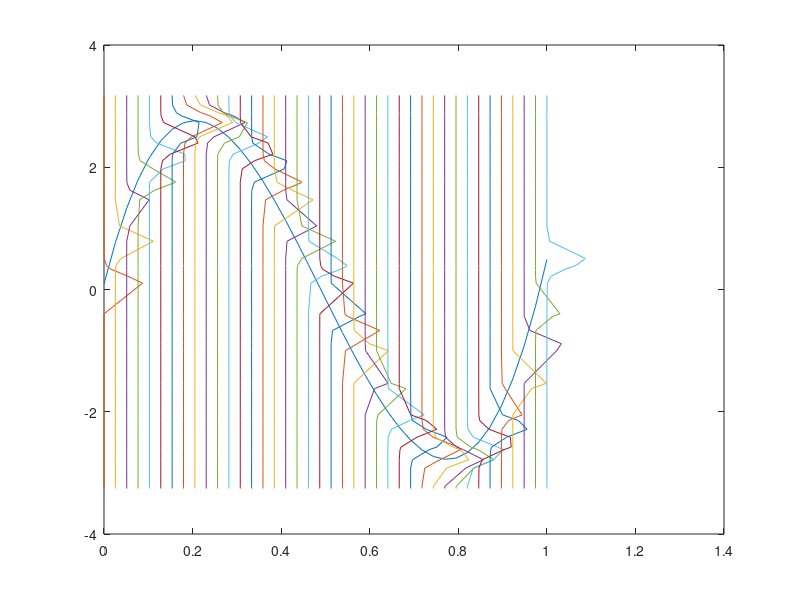

Reproduce this figure in MATLAB.
clc;
clear;
close all;

sd = 0.3;
N = 40;   %Number of data
x = linspace(0, 1, N);
xn = 3 * sin(2 * pi * x);

g = random('norm', 0, 0.3, 1, 40);   %Normal distribution
tn1 = xn + g;
tn3 = sort(tn1); %Data for plotting gaussian prediction curve for each x
y = tn1;
y_curr = zeros(1,N);
alpha = 0.01;
%Considering M=3
w0 = 0;
w1 = 0;
w2 = 0;
w3 = 0;

for i=1:1000000
    y_curr = w0 + (w1 .* x) + (w2 .* (x .^ 2)) + (w3 .* (x .^ 3));
    c = (1/N) * sum((y-y_curr) .^ 2);   %cost funtion
    %Performing Gradient Descent
    w3g = -(2/N).*sum((y-y_curr).*(x.^3));
    w2g = -(2/N).*sum((y-y_curr).*(x.^2));
    w1g = -(2/N).*sum((y-y_curr).*x);
    w0g = -(2/N).*sum(y-y_curr);
    w3 = w3-(alpha*w3g);
    w2 = w2-(alpha*w2g);
    w1 = w1-(alpha*w1g);
    w0 = w0 - (alpha*w0g);
end

y_pred = w0 + w1.*x + w2 .* (x.^2) + w3 .* (x .^ 3);  %Predicted Curve
sigma = c;  %variance
plot(x, y_pred);  %Plotting predicted curve
hold on;

for i=1:1:N
   mean=y_pred(i);
   p = sqrt(1 / (2 * pi * sigma^2)) * exp((-1)*(tn3 - mean).^2 /(2*sigma^2));    %gaussian distribution
   p = p / 35;    %Scaling
   plot(p+x(i),tn3);
end
